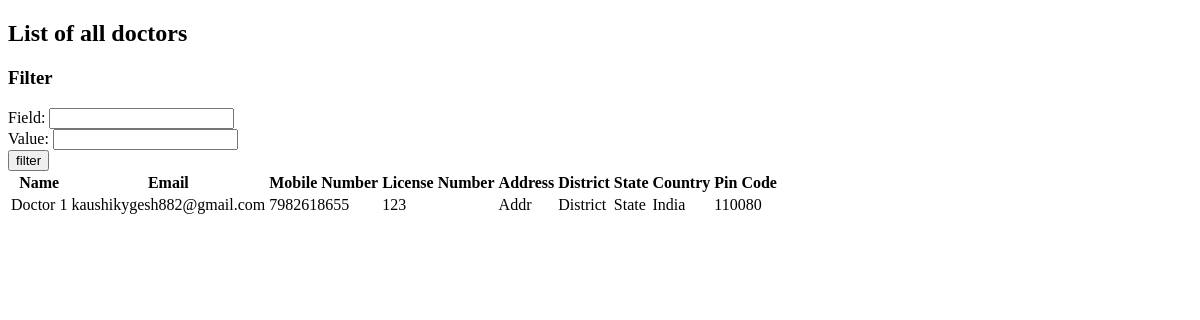
The app's page /list/doctors (signed in) with its own data.
### authentication/models.py (models this page shows, shortened)
class Custom_User (models.Model):
  username = models.CharField (max_length=50,unique=True)
  password = models.CharField (max_length=1024)
  name = models.CharField (max_length=50)
  email = models.EmailField (max_length=50, unique=True)
  mobile_number=models.CharField (max_length=10)
  verification_document = models.FileField (upload_to="Data/Verification",validators=[FileExtensionValidator (['pdf'])], max_length=256)
  is_verified = models.BooleanField (default=False)
  certificate_file = models.FileField (upload_to="Data/Authentication",validators=[FileExtensionValidator (['p12'])], max_length=256, blank=True)
  certificate_pass = models.CharField (max_length=20, default=BaseUserManager ().make_random_password (20))

class Doctor (Custom_User):
  Type = "Doctor"
  license_number = models.CharField (max_length=10)
  location_address = models.CharField (max_length=50)
  location_district = models.CharField (max_length=50)
  location_state = models.CharField (max_length=50)
  location_country = models.CharField (max_length=50)
  location_pin_code = models.CharField (max_length=50)

class Custom_User (models.Model):
  username = models.CharField (max_length=50,unique=True)
  password = models.CharField (max_length=1024)
  name = models.CharField (max_length=50)
  email = models.EmailField (max_length=50, unique=True)
  mobile_number=models.CharField (max_length=10)
  verification_document = models.FileField (upload_to="Data/Verification",validators=[FileExtensionValidator (['pdf'])], max_length=256)
  is_verified = models.BooleanField (default=False)
  certificate_file = models.FileField (upload_to="Data/Authentication",validators=[FileExtensionValidator (['p12'])], max_length=256, blank=True)
  certificate_pass = models.CharField (max_length=20, default=BaseUserManager ().make_random_password (20))

### Common/views.py (the view, shortened to what this page needs)
class Show_Doctors (ListView):
  def get (self, request):
    if (request.session.get ("authenticated", False) == False):
      return HttpResponseForbidden ()
    doctors = Doctor.objects.filter (is_verified=True)
    attributes = {"data": doctors,
                  "title":"Doctors",
                  "heading":"List of all doctors"}
    return render (request, "Common/Templates/Show_Doctors.html", attributes)

### Common/Templates/Show_Doctors.html (shortened to what this page needs)
<!DOCTYPE html>
<html lang="en">
<head>
  <link rel="stylesheet" type="text/css" href="../static/CSS/dash.css"/>
</head>
<body>
  <h2>{{heading}}</h2>
  <form action = "" method = "POST" class="bodys" id="filter">
    <div class="row">
      <h3>Filter</h3>
    </div>
    <div class="row">
      <label for="filter_field">Field: </label>
      <input id="filter_field" type="text" name="filter_field">
    </div>
    <div class="row">
      <label for="filter_value">Value: </label>
      <input id="filter_value" type="text" name="filter_value">
    </div>
    <div class="row2">
      <input type="submit" value="filter" class="submit">
    </div>
  </form>
  <table>
    <tr>
      <th>Name</th>
      <th>Email</th>
      <th>Mobile Number</th>
      <th>License Number</th>
      <th>Address</th>
      <th>District</th>
      <th>State</th>
      <th>Country</th>
      <th>Pin Code</th>
    </tr>
    {% for i in data %}
    <tr>
      <td>{{i.name}}</td>
      <td>{{i.email}}</td>
      <td>{{i.mobile_number}}</td>
      <td>{{i.license_number}}</td>
      <td>{{i.location_address}}</td>
      <td>{{i.location_district}}</td>
      <td>{{i.location_state}}</td>
      <td>{{i.location_country}}</td>
      <td>{{i.location_pin_code}}</td>
    </tr>
    {% endfor %}
  </table>
</body>

### records on screen
Doctor: name "Doctor 1", email "kaushikygesh882@gmail.com", mobile_number "7982618655", license_number "123", location_address "Addr", location_district "District", location_state "State", location_country "India", location_pin_code "110080"

### other values on screen
{{ heading }} "List of all doctors"
